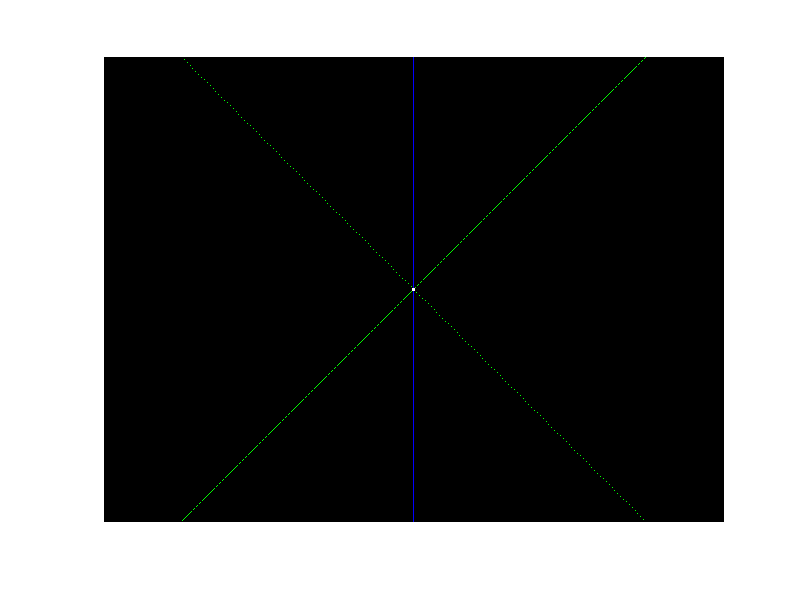
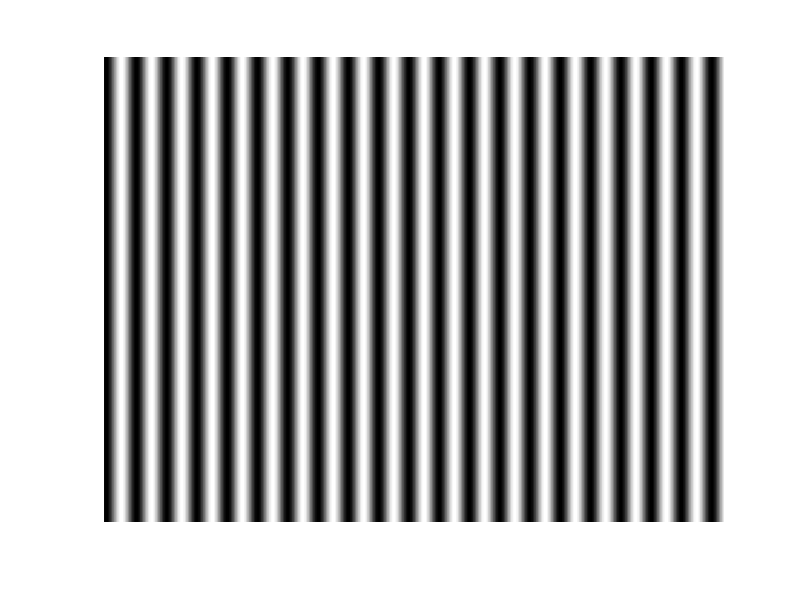
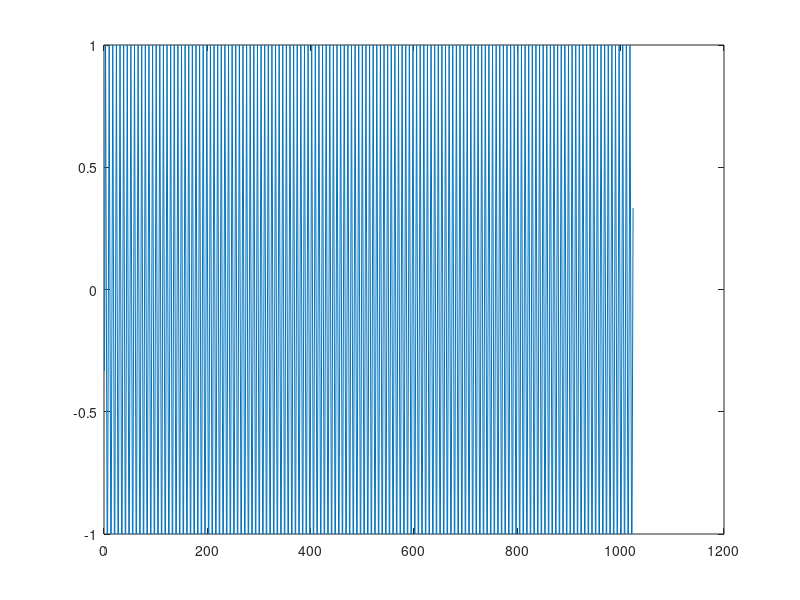
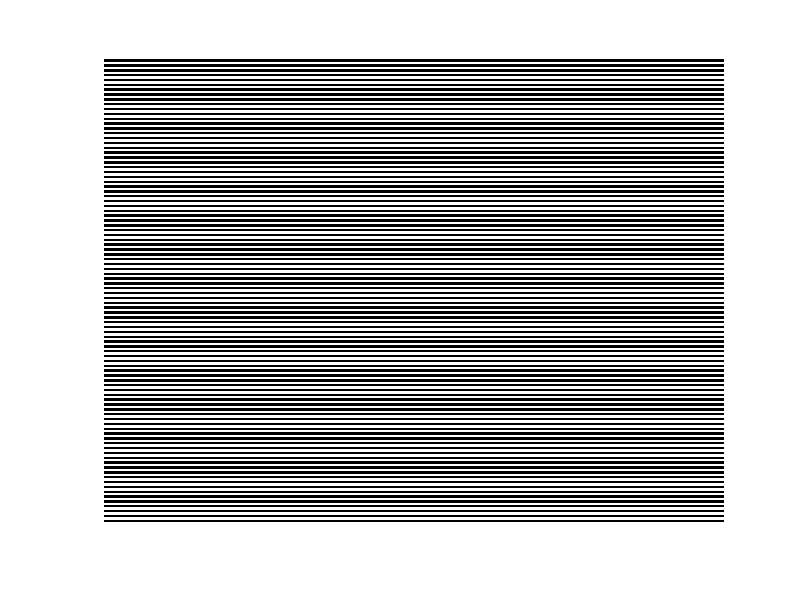

These figures' MATLAB source, in order:
%% Generate patterns to be projected.
%
% matias di martino, matiasdm@fing.edu.uy                              2014    

clc 
close all
clear all

% Set variables, 
W =  1024; % set projector width resolution 
H =  768 ; % set projector heihgt resolution 

%% 0) Center, used for calibration
P      = zeros(H,W);
A      = zeros(H,W,3);
center = [round(W/2) round(H/2)];
[X,Y]  = meshgrid([1:W],[1:H]);
r = 3;
P(sqrt((X-center(1)).^2+(Y-center(2)).^2)<r) = 255;
A = cat(3,P,P,P);
A(center(2),:,1) = 255;
S = floor(min(H,W)/2);
for k = -S+1:S-1,
    A(k+center(2),k+center(1),2) = 255;
    A(-k+center(2),k+center(1),2) = 255;
end
A(:,center(1),3) = 255;
imwrite(uint8(A),['Calibration.bmp'],'bmp');
figure('name','Calibration'); imshow(uint8(A))



%% A) Horizontal Stripes plus Vertical Stripes.
close all
P            = zeros(H,W); % pattern inicialization; 
strW         = 4;  % set stripes width (in pixels),
Level        = 250; % maximum level 
% horizontal stripes,
Ph = P; % inicialization
numOfStripes = floor( H / (2*strW) ); 
for i = 0:numOfStripes-1,
    Ph(i*strW*2+[1:strW],:) = Level;
end

% vertical stripes,
Pv = P; % inicializatino 
numOfStripes = floor( W / (2*strW) ); 
for i = 0:numOfStripes-1,
    Pv(:,i*strW*2+[1:strW]) = Level;
end

%P = 1/2*(Ph+Pv);
%imwrite(uint8(P),['Stripes_Sum_strW_' num2str(strW) '_Level' num2str(Level) '.bmp'],'bmp');
%figure('name','Stripes [sum]'); imshow(uint8(P))
P = sqrt(Pv.*Ph); 
imwrite(uint8(P),['Stripes_Pro_strW_' num2str(strW) '_Level' num2str(Level) '.bmp'],'bmp');
figure('name','Stripes [prod]'); imshow(uint8(P))

%imwrite(uint8(cat(3,Ph,zeros(H,W),Pv)),['Stripes_Color_strW_' num2str(strW) '_Level' num2str(Level) '.bmp'],'bmp');
%figure('name','Stripes color'); imshow(uint8(cat(3,Ph,zeros(H,W),Pv)))


clear numOfStripes Ph Pv;

%% B) Binary codded stripes 
if 0,
N = 8; % set num of bits

P = ones(H,1)*mod([1:W],2^N);
figure('name','aux'); imshow(uint8(P)); 

Pn = P; % inicialization 
for n = 1:N;
    for i = 1:H;
        for j = 1:W;
            aux = dec2bin(P(i,j),N);
            Pn(i,j) = 255*str2double(aux(n));
        end
    end 
    imwrite(uint8(Pn),['Stripes_BinCoded_N' num2str(N) '_' num2str(n) '.bmp'],'bmp');
    clf; imshow(uint8(Pn)); drawnow
end
end
%% C) PWM
if 1,
% define and save the sinusoidal images (for comparision)
[X,Y] = meshgrid([1:W],[1:H]);
f0 = 1/50;
S1 = 255/2*( 1 + sin(2*pi*f0*X-2*pi/3) );
S2 = 255/2*( 1 + sin(2*pi*f0*X)        );
S3 = 255/2*( 1 + sin(2*pi*f0*X+2*pi/3) );
imshow(uint8(S1))
imwrite(uint8(S1),['Sin1_T' num2str(uint8(1/f0)) '.bmp'],'bmp');
imwrite(uint8(S2),['Sin2_T' num2str(uint8(1/f0)) '.bmp'],'bmp');
imwrite(uint8(S3),['Sin3_T' num2str(uint8(1/f0)) '.bmp'],'bmp');

fc  = 7*f0;
Tc  = round(1/fc); % period of the triangles function 
aux = [[1:1:round(Tc/2)] [round(Tc/2)-1:-1:1]];
ind = 1+mod(X,length(aux));
Comp = aux(ind);
Comp = 2*( ( Comp-min(Comp(:)) ) / (max(Comp(:))-min(Comp(:))) ) - 1;

figure, plot(Comp(1,:));

S1 = 255 * ( sin(2*pi*f0*X-2*pi/3) > Comp );
S2 = 255 * ( sin(2*pi*f0*X)        > Comp );
S3 = 255 * ( sin(2*pi*f0*X+2*pi/3) > Comp );
imwrite(uint8(S1),['PWMSin1_T' num2str(uint8(1/f0)) '.bmp'],'bmp');
imwrite(uint8(S2),['PWMSin2_T' num2str(uint8(1/f0)) '.bmp'],'bmp');
imwrite(uint8(S3),['PWMSin3_T' num2str(uint8(1/f0)) '.bmp'],'bmp');
end

%% D) Takeda
P  = zeros(H,W);
% horizontal stripes,
Ph = P; % inicialization
numOfStripes = floor( H / (2*strW) ); 
for i = 0:numOfStripes-1,
    Ph(i*strW*2+[1:strW],:) = 255;
end

P = Ph;
imwrite(uint8(P),['Stripes_Tak_strW_' num2str(strW) '.bmp'],'bmp');
figure('name','Stripes [Tak]'); imshow(uint8(P))

clear numOfStripes Ph;


